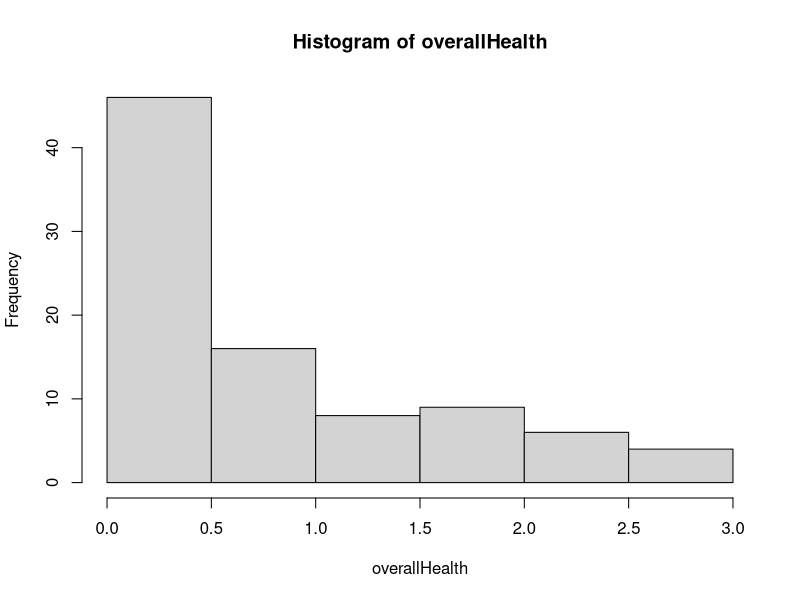

The R script that drew this image: (Note: this script raises an error after producing the figure.)
options(digits=10)
library(jsonlite)
library(RColorBrewer)
#--------------------------------------------------------------------------------
toMarkerAndInfoWindow <- function(row)
{
   s0 <- "marker = new google.maps.Marker({"
   s1 <- sprintf("      position: {lat: %10.6f, lng: %10.6f}, ", row$lat, row$lon)
   s2 <- sprintf("      map, title: '%s',", row$id)
   s3 <- sprintf("      icon: %s", "defaultTreeMarker")
   s4 <- "      })"
   s <- sprintf("   %s\n%s\n%s\n%s\n%s", s0, s1, s2, s3, s4)

   iw0 <- "infoWindow = new google.maps.InfoWindow({"
   iw1 <- sprintf("       content: '%s'", row$id)
   iw2 <- "         })"
   iw <- sprintf("   %s\n%s\n%s", iw0, iw1, iw2)

   return(sprintf("%s\n%s", s, iw))

} # toMarker
#--------------------------------------------------------------------------------
tbl <- read.table("hemlocks.csv", sep=",", header=TRUE, as.is=TRUE, nrow=-1)
healthSums <- apply(tbl[, c("h1", "h2", "h3")], 1, sum, na.rm=TRUE)
goodValues <- apply(tbl[, c("h1", "h2", "h3")], 1, function(row) length(which(!is.na(row))))
overallHealth <- round(healthSums/goodValues, digits=2)
hist(overallHealth)
tbl$h <- overallHealth
preferredColumnOrder <- c("id","lat","lon","dbh","h1","h2","h3","h","aspect","slope","date","comments","observer")
tbl <- tbl[, preferredColumnOrder]
print(dim(tbl))
jsonText = toJSON(tbl, na="string", digits=6)
writeLines(jsonText, con="hemlocks.json")
printf("wrote %d lines to hemlock.json", nrow(tbl))
#for(i in 1:5)  # nrow(tbl))
#    writeLines(toMarkerAndInfoWindow(tbl[i,]))
exploreColors <- function()
{
    colors <- rev(colorRampPalette(c("green", "lightgreen", "gray", "black"))(7))
    breaks <- c(0.5,1.0,1.5,2.0,2.5,3.0,3.5)

    plot(breaks, y=rep(10, length(breaks)), cex=8, xlim=c(0, 4), bg=colors,pch=21)

} # exploreColors
#----------------------------------------------------------------------------------------------------
